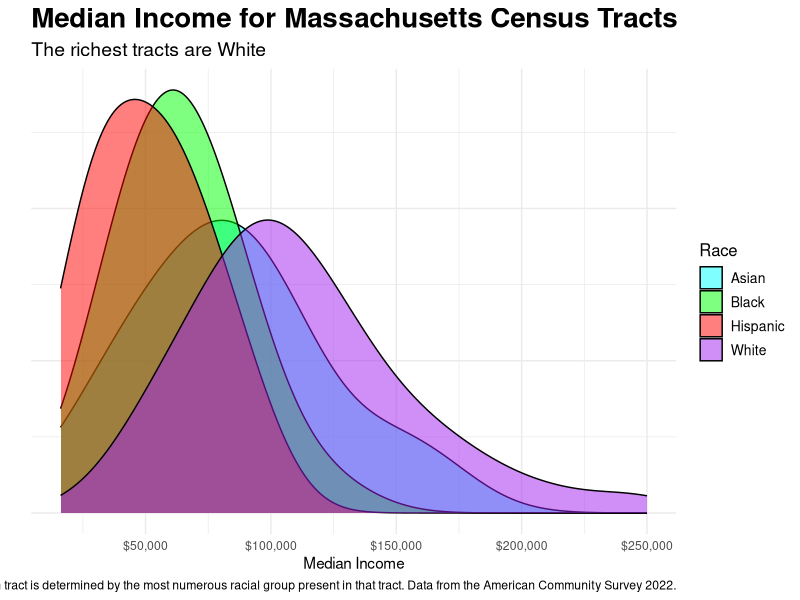

This chart was generated by the following R code:
## ---- chunk 1
#| message: false
#| label: setup
library(tidyverse)
library(dplyr)
## ---- chunk 2
#| warning: false
x <- read_csv(file = "data/mass-tracts.csv") |>
  ggplot(aes(x = med_income, fill = race)) +
  geom_density(alpha = 0.5, adjust = 2) +
  scale_fill_manual(values = c("Hispanic" = "red", "Black" = "green", "Asian" = "cyan", "White" = "purple")) +
  scale_x_continuous(labels = scales::dollar_format()) +
  labs(
    title = "Median Income for Massachusetts Census Tracts",
    subtitle = "The richest tracts are White",
    x = "Median Income",
    y = "",
    fill = "Race",
    caption = "The race of each tract is determined by the most numerous racial group present in that tract. Data from the American Community Survey 2022."
  ) +
  theme_minimal() +
  theme(
    plot.title = element_text(size = 20, face = "bold"),
    plot.subtitle = element_text(size = 14),
    legend.title = element_text(size = 12),
    legend.text = element_text(size = 10),
    axis.text.y = element_blank()
  ) 
print(x)
